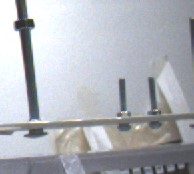
#> input picture test_data/templates/Side1_Screw1nut_levelA_template0.jpg, 194 x 174 px
$ jupyter execute --allow-errors template_matching.ipynb
#> lines starting #> are read from the running program, lines starting #| are printed output that depends on the picture
### b06_source/utils.py
from typing import List, Tuple, Dict, Optional, Union
from pathlib import Path

import imageio as iio
import numpy as np
import matplotlib.pyplot as plt


class Coordinates:
    # [8 lines left out: function __init__, not called in this run]


def load_image(filepath: Path, idx: int = 0) -> np.ndarray:
    iio_reader = iio.get_reader(filepath)
    return np.asarray(iio_reader.get_data(idx))


def load_single_frame_of_video(filepath: Path, frame_idx: int = 0) -> np.ndarray:
    return load_image(filepath=filepath, idx=frame_idx)


def plot_image(
    filepath: Path, idx: int = 0, plot_size: Tuple[int, int] = (9, 6)
) -> None:
    fig = plt.figure(figsize=plot_size, facecolor="white")
    image = load_image(filepath=filepath, idx=idx)
    plt.imshow(image)


# [4 lines left out: function plot_single_frame_of_video, not called in this run]

### template_matching.ipynb
#> (a cell that did not finish here is left out)

#> (a cell that did not finish here is left out)

## below is all the code from the development process

[cell 3]
# naming for positions jpg: YY/MM/DD_Positions_CamID.jpg
# naming for template jpg: CamID_ObjectToFind_levelA_template0.jpg
# grayscaling with imageio/skimate/opencv!

[cell 4]
test = 'saödlkfjaösdklfj_000.png'

[cell 5]
test[test.find('.png')-3:-4]

[cell 6]
import numpy as np
import os
import imageio.v3 as iio
import matplotlib.pyplot as plt
from typing import Tuple, List, Dict, Optional, Union
from pathlib import Path
import pandas as pd
from skimage.feature import match_template
from skimage.io import imsave


class AverageMatching:


    # [26 lines left out: functions get_marker_coordinates, _run_template_matching, _adjust_templates_for_different_sizes, not called in this run]


    def _get_average_heatmap(self, arrays_to_average: List[np.ndarray]) -> np.ndarray:
        return np.average(arrays_to_average, axis=0)


    # [5 lines left out: function _detect_peak_in_average_heatmap_and_adjust_for_offsets, not called in this run]


class Marker:
    """
    Class, that represents a single marker, that should be found in the positions image.

    Attributes:
        self.marker_id(str): unique ID of the marker
        self.filepaths(List): filepaths in the template directory with the marker_id
        self.levels(numpy.array): array of unique levels for the marker
    """
    def __init__(self, marker_id: str, template_filepaths: List[Path])->None:
        """
        Constructor for class markers.

        Parameters:
            self.marker_id(str): unique ID of the marker
            self.filepaths(List): filepaths in the template directory with the marker_id
        """
        self.current_depth_level = 0
        self.marker_id = marker_id
        print(template_filepaths)
        self.template_ids = self._get_template_ids(filepaths = template_filepaths)
        self.metadata_per_template_id = self._get_metadata_per_template_id(filepaths = template_filepaths)
        self.max_depth_level_to_match = self._find_max_depth_level_with_multiple_template_ids(min_templates_required = 2)
        self._compute_adjusted_offsets()


    def _get_template_ids(self, filepaths: List[Path]) -> List[str]:
        return [filepath.name[filepath.name.find('.png')-3:-4] for filepath in filepaths]


    def _get_metadata_per_template_id(self, filepaths: List[Path]) -> Dict:
        metadata = {}
        for template_id in self.template_ids:
            template_filepaths_at_different_depths = [filename for filename in filepaths if f'{template_id}.png' in filename.name]
            filepath_first_depth_level = [filename for filename in template_filepaths_at_different_depths if 'lvl-0' in filename.name][0]
            filename_splits = filepath_first_depth_level.name.split('_')
            print(filename_splits)
            offset_splits = filename_splits[3].split('-')
            print(offset_splits)
            offsets = (int(offset_splits[1]), int(offset_splits[2]))
            metadata[template_id] = {'offsets': offsets,
                                     'filepaths_per_depth_level': template_filepaths_at_different_depths,
                                     'max_depth_level': len(template_filepaths_at_different_depths)}
        return metadata


    def _find_max_depth_level_with_multiple_template_ids(self, min_templates_required: int) -> int:
        max_depth_levels = []
        for template_id, metadata in self.metadata_per_template_id.items():
            max_depth_levels.append(metadata['max_depth_level'])
        depth_levels, counts = np.unique(np.asarray(max_depth_levels), return_counts = True)
        depth_levels[np.where(counts < min_templates_required)] = 0
        return depth_levels.max()


    def _compute_adjusted_offsets(self) -> None:
        row_offsets, col_offsets = [], []
        for template_id, metadata in self.metadata_per_template_id.items():
            row_offsets.append(metadata['offsets'][0])
            col_offsets.append(metadata['offsets'][1])
        min_row_offset, min_col_offset = min(row_offsets), min(col_offsets)
        self.minimal_common_offsets = (min_row_offset, min_col_offset)
        for template_id, metadata in self.metadata_per_template_id.items():
            row_cropping_idx = metadata['offsets'][0] - min_row_offset
            col_cropping_idx = metadata['offsets'][1] - min_col_offset
            metadata['cropping_idx_to_adjust_offsets'] = (row_cropping_idx, col_cropping_idx)


    # [33 lines left out: functions run, _adjust_templates_for_varying_offsets, not called in this run]


class TemplateMatching:
    """
    Class, that represents the Template Matching for one single camera.

    Attributes:
        self.positions_filepath(str): the directory, where the Positions image for the camera is stored.
        self.visualize_matching(Boolean): defines, whether the found markers are plotted.
        self.cam_id(str): unique id for the camera.
    """
    @property
    def template_directory(self) ->str:
        """ Property, that defines the template path. Has to be initialized for every user or adapted, if the directory is changed. """
        return Path('test_data/positions/')

    # [9 lines left out: functions template_identifier, positions_identifier, not called in this run]


    def __init__(self, positions_filepath: Path, cam_id: str, visualize_matching: bool = False)->None:
        """
        Constructor for the class TemplateMatching.

        Parameters:
            positions_filepath(str): the directory, where the Positions image for the camera is stored.
            visualize_matching(Boolean): defines, whether the found markers are plotted.
            cam_id(str): unique id for the camera.
        """
        self.positions_filepath = positions_filepath
        self.cam_id = cam_id
        self.visualize_matching = visualize_matching


    # [9 lines left out: function export_as_DLC_h5, not called in this run]


    def run(self)->None:
        """
        Function, that creates Markers objects and runs template matching.

        The positions file for the camera with the specified camera ID is located,
        Marker objects for every template with unique marker_id are created and the
        original Positions image is loaded. After performing template matching on the
        markers, the found results are added to a dictionary and visualized if wanted.
        """
        templates_per_marker_id = self._get_available_templates_for_all_unique_marker_ids()
        self.marker_objs = self._initialize_marker_objects(templates_per_marker_id = templates_per_marker_id)
        self.positions_image = iio.imread(self.positions_filepath, index=0)
        for marker in self.marker_objs:
            coords, likelihood = marker.run(positions_image = self.positions_image)
            self._add_template_matching_results(marker_id = marker.marker_id, marker_coords = coords, likelihood = likelihood, overwrite = False)
        if self.visualize_matching:
            self._visualize_predictions()


    # [47 lines left out: functions _add_template_matching_results, _construct_dlc_output_style_df_from_predicted_marker_coords, _get_multi_index, not called in this run]


    def _get_available_templates_for_all_unique_marker_ids(self) -> Dict:
        templates_per_marker_id = {}
        for template_filepath in self.template_directory.iterdir():
            if (self.cam_id in template_filepath.name) and ('template' in template_filepath.name):
                marker_id = template_filepath.name.split('_')[2]
                if marker_id not in templates_per_marker_id.keys():
                    templates_per_marker_id[marker_id] = []
                templates_per_marker_id[marker_id].append(template_filepath)
        if len(templates_per_marker_id.keys()) < 1:
            raise FileNotFoundError(f'Couldn´t find any templates matching "{self.cam_id}" in {self.templates_directory}')
        return templates_per_marker_id


    def _initialize_marker_objects(self, templates_per_marker_id: Dict) -> List[Marker]:
        """ Function, that creates and returns a List with Marker objects for each template with unique marker_id. """
        marker_objects = []
        for marker_id, template_filepaths in templates_per_marker_id.items():
            marker_obj = Marker(marker_id = marker_id, template_filepaths = template_filepaths)
        marker_objects.append(marker_obj)
        return marker_objects


    # [8 lines left out: function _visualize_predictions, not called in this run]

[cell 7]
positions_filepath = Path('test_data/positions/220825_Side1_Positions.jpg')
Side1_220826 = TemplateMatching(positions_filepath = positions_filepath, cam_id = "Side1", visualize_matching= True)
#> (the rest of this cell did not finish here and is left out)

[cell 8]
import numpy as np

[cell 9]
a = np.asarray([1, 1, 2, 3, 4, 4])
#> a = [1, 1, 2, 3, 4, 4]

[cell 10]
depth_levels, counts = np.unique(a, return_counts=True)
#> depth_levels = [1, 2, 3, 4]; counts = [2, 1, 1, 2]

[cell 11]
depth_levels[np.where(counts < 2)] = 0

[cell 12]
depth_levels.max()
#> Out = 4

[cell 13]
positions_dir = 'test_data/positions/'

[cell 14]
Side1_220826 = TemplateMatching(positions_filepath = positions_dir, cam_id = "Side1", visualize_matching= True)
#> (the rest of this cell did not finish here and is left out)

Side1_220826.export_as_DLC_h5()

[cell 15]
from skimage.io import imsave

[cell 16]
from skimage.feature import match_template

[cell 17]
import matplotlib.pyplot as plt
#%matplotlib widget

#> (a cell that did not finish here is left out)

[cell 19]
template = iio.imread('test_data/templates/Side1_Screw1nut_levelA_template0.jpg')
#> template is the input picture: shape (174, 194, 3); mean R, G, B 176.3, 179.1, 185.7

[cell 20]
template_0 = iio.imread('test_data/templates/Side1_Screw1nut_levelA_template0.jpg')
template_1 = iio.imread('test_data/templates/Side1_Screw1nut_levelA_template1.jpg')
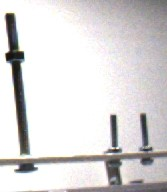
#> input picture test_data/templates/Side1_Screw1nut_levelA_template1.jpg, 167 x 192 px
#> template_1 is the input picture: shape (192, 167, 3); mean R, G, B 217.2, 214.7, 215
template_2 = iio.imread('test_data/templates/Side1_Screw1nut_levelA_template2.jpg')
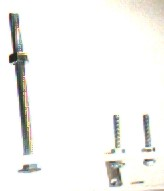
#> input picture test_data/templates/Side1_Screw1nut_levelA_template2.jpg, 164 x 191 px
#> template_2 is the input picture: shape (191, 164, 3); mean R, G, B 244.6, 244.3, 242.1
#> (the rest of this cell did not finish here and is left out)

[cell 21]
filename = 'Side1_template_Screw1Nut_offset-11-22_lvl-0_000.png'

#> (a cell that did not finish here is left out)

[cell 23]
splitted_strings = filename.split('_')
#> splitted_strings = ['Side1', 'template', 'Screw1Nut', 'offset-11-22', 'lvl-0', '000.png']

[cell 24]
cam_id = splitted_strings[0]
#> cam_id = 'Side1'
marker_id = splitted_strings[2]
#> marker_id = 'Screw1Nut'
offset_splits = splitted_strings[3].split('-')
#> offset_splits = ['offset', '11', '22']
offsets = (int(offset_splits[1]), int(offset_splits[2]))
#> offsets = (11, 22)
depth_level = int(splitted_strings[4].split('-')[1])
#> depth_level = 0
duplicate_id = int(splitted_strings[5][:3])
#> duplicate_id = 0

[cell 25]
duplicate_id
#> Out = 0

[cell 26]
splitted_strings
#> Out has the same summary as splitted_strings

for each camera: <br>
&ensp; for each marker: <br>
&ensp;&ensp; for each layer: <br>
&ensp;&ensp;&ensp; - open all templates & determine the marker coords in each <br>
&ensp;&ensp;&ensp; - find minimal column and row indices <br>
&ensp;&ensp;&ensp; - crop all templates, such that these minimal offsets become the common offsets <br>
&ensp;&ensp;&ensp; - save as adjusted templates <br>

[cell 27]
# save offsets to upper left corner in template filename

#> (a cell that did not finish here is left out)

[cell 29]
from pathlib import Path
from typing import List, Tuple, Dict, Optional

#> (a cell that did not finish here is left out)

[cell 31]
plt.close()

#> (a cell that did not finish here is left out)

#> (a cell that did not finish here is left out)

#> (a cell that did not finish here is left out)

[cell 35]
from b06_source.utils import plot_image

#> (a cell that did not finish here is left out)


[cell 37]
row = 57
col = 358

[cell 38]
template_0a = template_0[:, 12:].copy()
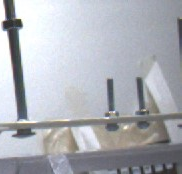
#> template_0a: shape (174, 182, 3); mean R, G, B 173.1, 175.9, 182.6

[cell 39]
plt.scatter(11, 22)
plt.imshow(template_0a)

[cell 40]
plt.scatter(23, 22)
plt.imshow(template_0)
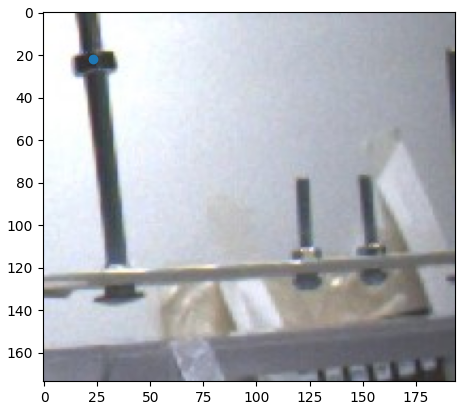
#> figure drawn by matplotlib, 1 panel

[cell 41]
template_1a = template_1[32:, 2:].copy()
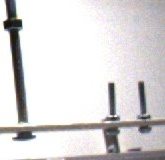
#> template_1a: shape (160, 165, 3); mean R, G, B 218.2, 216, 216.2
plt.scatter(11, 22)
plt.imshow(template_1a)
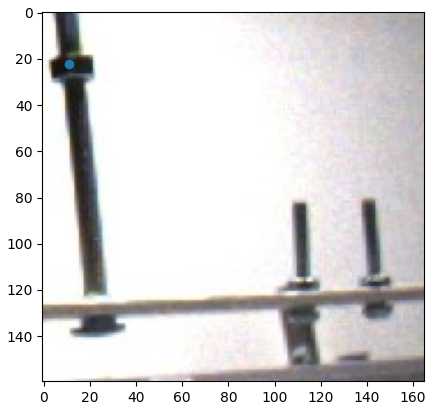
#> figure drawn by matplotlib, 1 panel

[cell 42]
plt.scatter(13, 54)
plt.imshow(template_1)
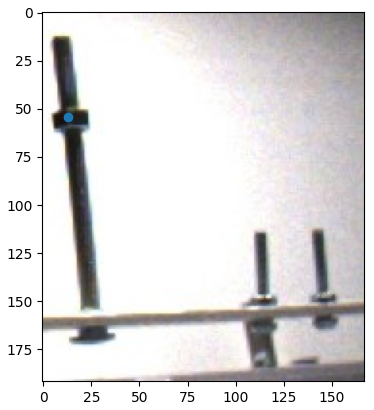
#> figure drawn by matplotlib, 1 panel

[cell 43]
template_2a = template_2[34:, 6:].copy()
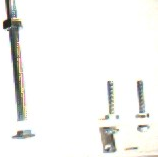
#> template_2a: shape (157, 158, 3); mean R, G, B 243.6, 243.6, 241.7
plt.scatter(11, 22)
plt.imshow(template_2a)
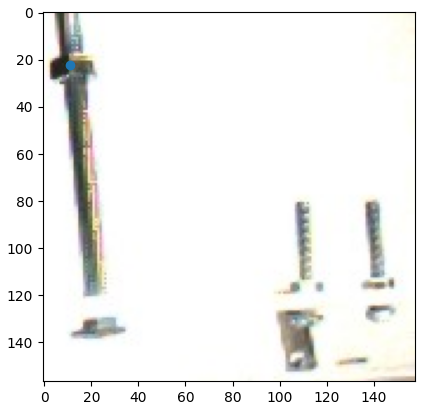
#> figure drawn by matplotlib, 1 panel

[cell 44]
plt.scatter(17, 56)
plt.imshow(template_2)
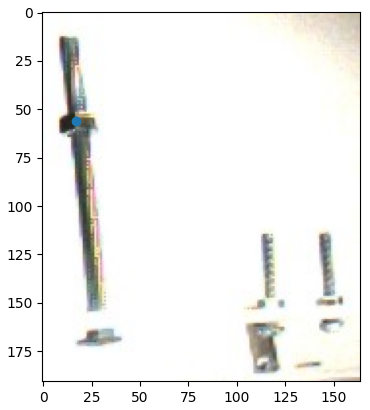
#> figure drawn by matplotlib, 1 panel
